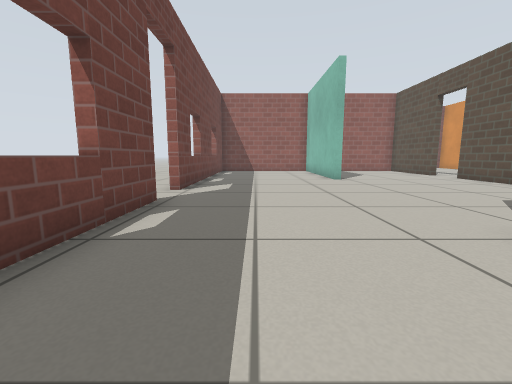
[1] (above)

17 first-person views from a walk through a Gazebo world. The camera is 0.5 m above the floor, tilts 8° down and sees 90° across. The floor is counted in squares, 0.5 m on a side. Each view is taken from the middle of a square. On the plan, view 1 faces up. The plan holds only what a view shows up to about 11 squares ahead; the rest is blank. Simple patterns stand in for the simulator's built-in surfaces.

[2]
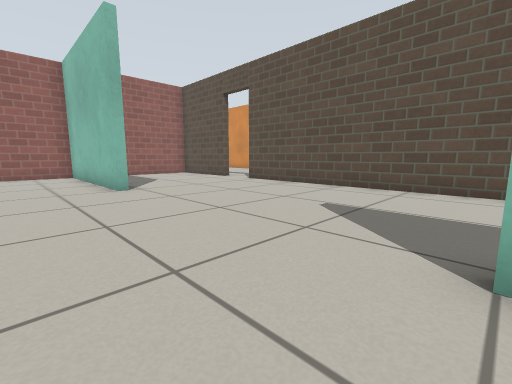

[3]
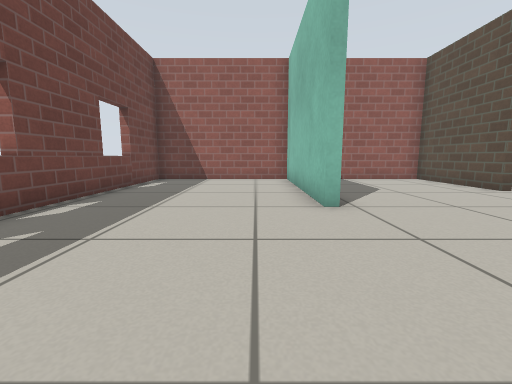

[4]
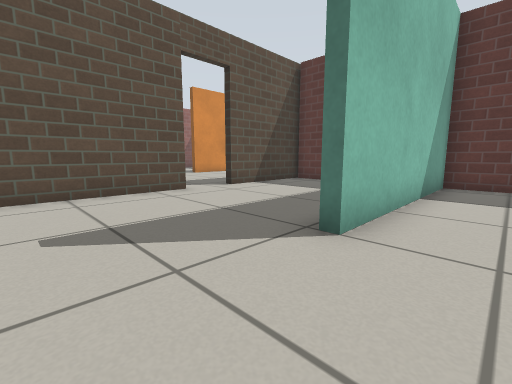

[5]
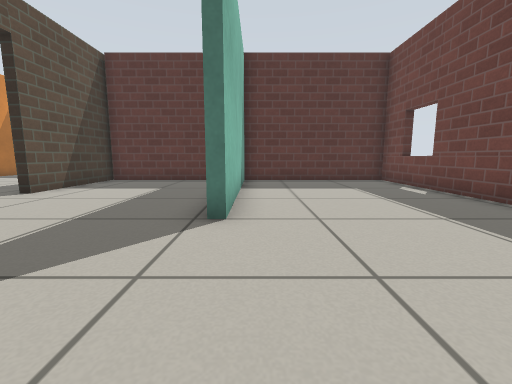

[6]
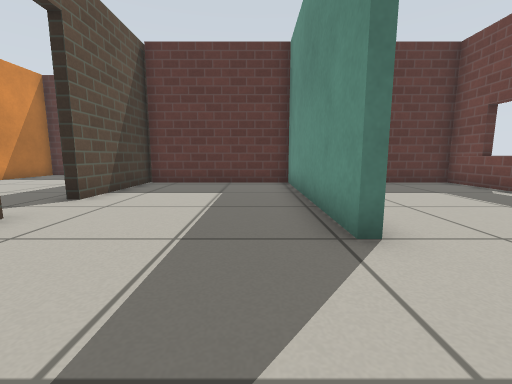

[7]
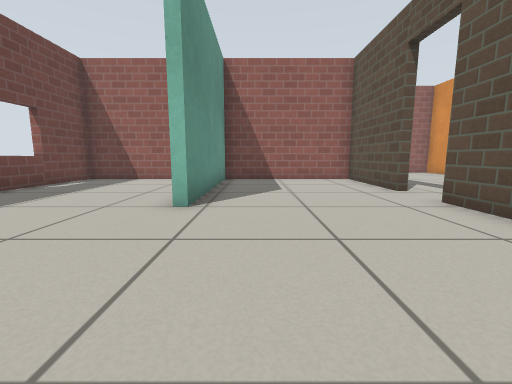

[8]
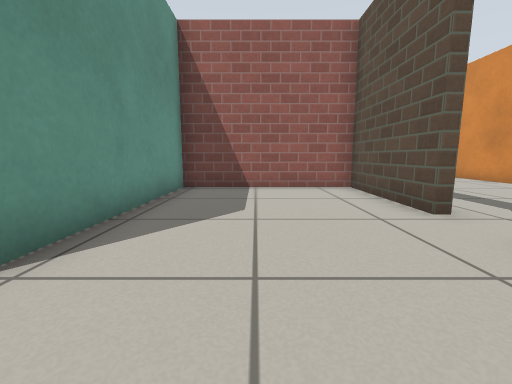

[9]
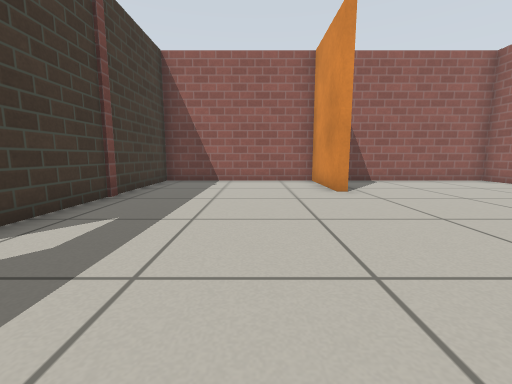

[10]
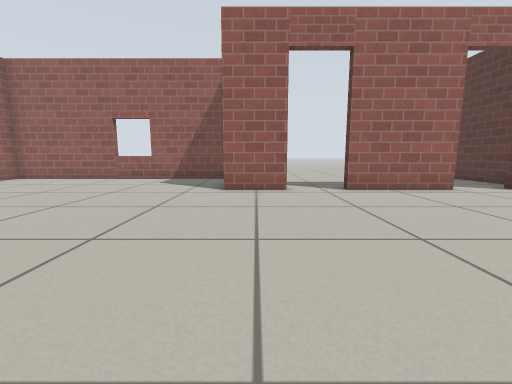

[11]
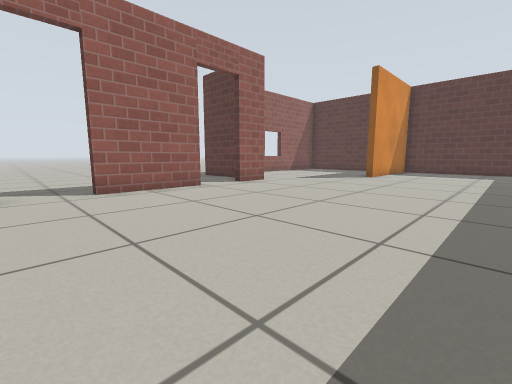

[12]
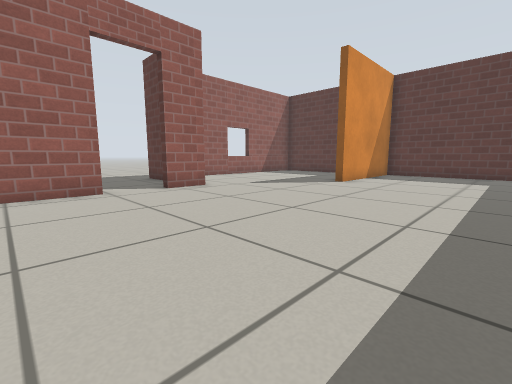

[13]
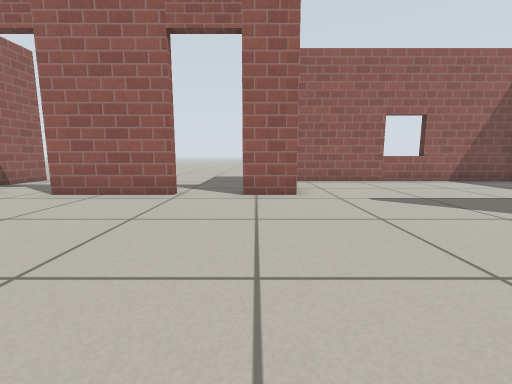

[14]
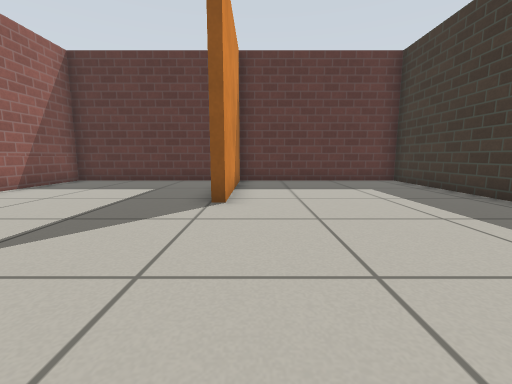

[15]
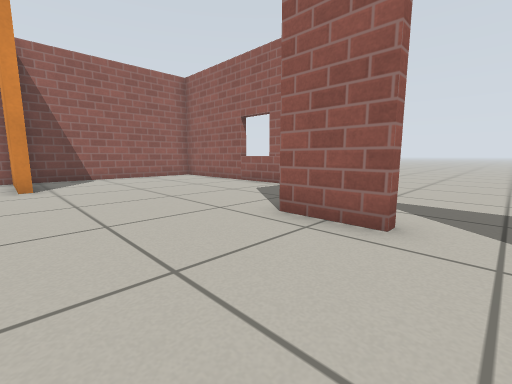

[16]
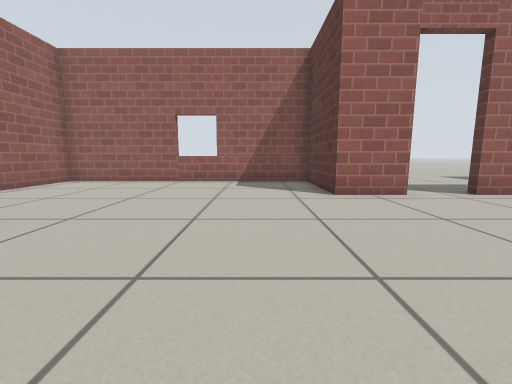

[17]
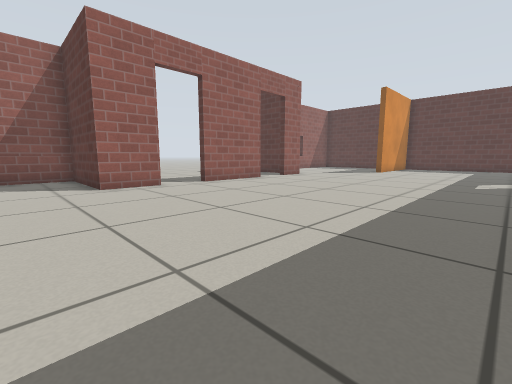

### Floor plan
Ten units are one square. View 1 is at (0, 0); x grows to the right and y downward. Boxes are objects, and circles mark ways between rooms. Rooms are numbered by the first view taken in them; rooms with no view inside come last. Other rooms are left out.
<svg viewBox="-30 -219 258 299">
<path fill="none" stroke="#000" d="M-22 -58 -22 37 35 37 35 -30 37 -30 37 37 90 37M91 -19 91 -116M91 -133 91 -172 37 -172 37 -110 35 -110 35 -172 -22 -172 -22 -75M91 40 91 -3M186 -100 186 -119 223 -119 223 -214 158 -214M186 -51 186 -84M186 -19 186 -34M153 -181 153 -214 94 -214 94 -145M94 25 94 75 156 75 156 24M167 75 223 75 223 -14"/>
<circle cx="90" cy="-125" r="3" fill="#2a7"/>
<circle cx="90" cy="-15" r="3" fill="#2a7"/>
<text x="30" y="-70">1</text>
<text x="150" y="-80">2</text>
</svg>
Room 1 opens to room 2.

Where each view was taken, in squares from view 1:
view 1: 0 up, 0 right, facing up
view 2: 3 up, 1 right, facing up-right
view 3: 6 up, 2 right, facing up
view 4: 6 up, 2 right, facing down-right
view 5: 7 up, 3 right, facing down
view 6: 6 up, 5 right, facing down
view 7: 6 up, 5 right, facing up
view 8: 9 up, 6 right, facing up
view 9: 11 up, 13 right, facing up
view 10: 11 up, 11 right, facing right
view 11: 10 up, 11 right, facing down-right
view 12: 7 up, 11 right, facing down-right
view 13: 3 up, 12 right, facing right
view 14: 3 up, 15 right, facing down
view 15: 9 up, 15 right, facing up-right
view 16: 14 up, 12 right, facing right
view 17: 14 up, 10 right, facing down-right
